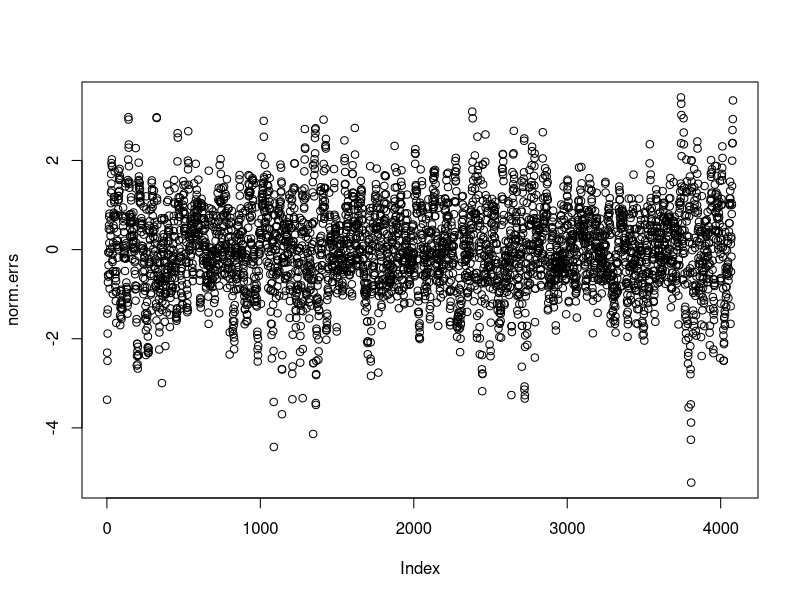
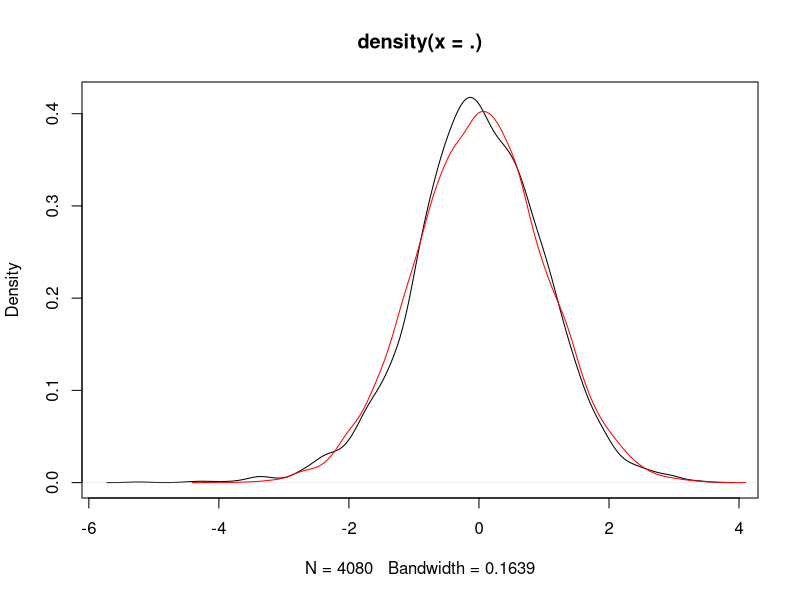
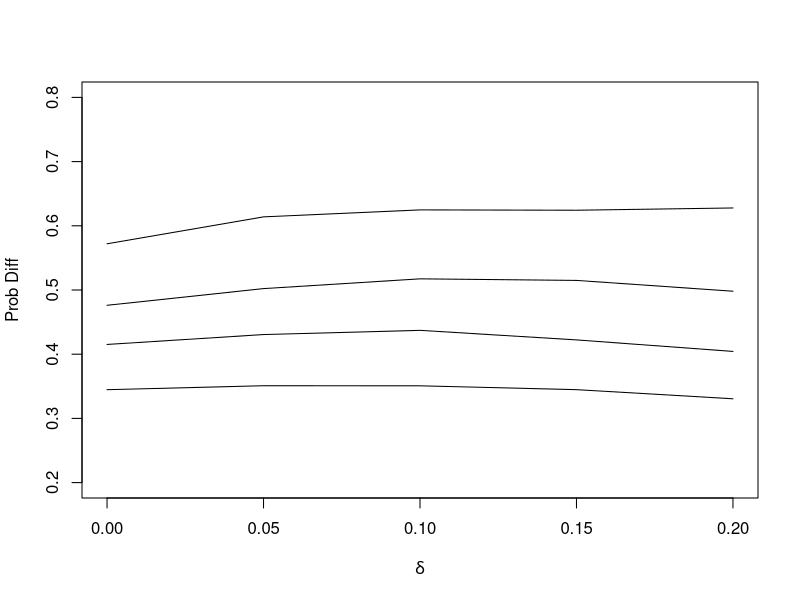

The R script that drew these images, in order:
#library(bestNormalize)
library(dplyr)

setwd("C:/Users/Dell/Documents/ProjectCode/MCA")
res <- read.csv("./result.csv")
names(res) <- c("Targets", "nLevels", "delta", "DiffProbs", "SS", "Y")

res$delta <- as.character(res$delta)
res$SS <- res$SS + 1
res <- filter(res, !delta=="CRM", SS>=4)

res$nLevels <- as.factor(res$nLevels)
res$SS <- as.factor(res$SS)
res$DiffProbs <- as.factor(res$DiffProbs)
res$Targets <- as.factor(res$Targets)
res$delta <- as.factor(res$delta)
res$Y <- res$Y/100
summary(res$delta)


fit <- aov(Y~(nLevels+SS+DiffProbs+Targets+delta)*(nLevels+SS+DiffProbs+Targets+delta), 
           data=res)
summary(fit)



# fit diagnostic
errs <- fit$residuals
norm.errs <- errs/sd(errs)
ks.test(norm.errs, pnorm)
plot(norm.errs)
norm.errs %>% density %>% plot
rnorm(10000) %>% density %>% lines(col="red")


dat <- group_by(res, DiffProbs, delta)
tb <- summarise(dat, Y=mean(Y))
tb
x.vs <- c(0, 0.05, 0.1, 0.15, 0.2)

plot(x.vs, tb$Y[tb$DiffProbs==0.05], ylim=c(0.2, 0.8), type="l", ylab = "Prob Diff", xlab=expression(delta))
for (dp in c(0.07, 0.1, 0.15)){
    lines(x.vs, tb$Y[tb$DiffProbs==dp])
}


SST <- sum((res$Y - mean(res$Y))**2)
sum.fit <- summary(fit)
SSE.delta <- sum(sum.fit[[1]]$`Sum Sq`[c(5)])
SSE.delta/SST * 100

4*4*3*17
